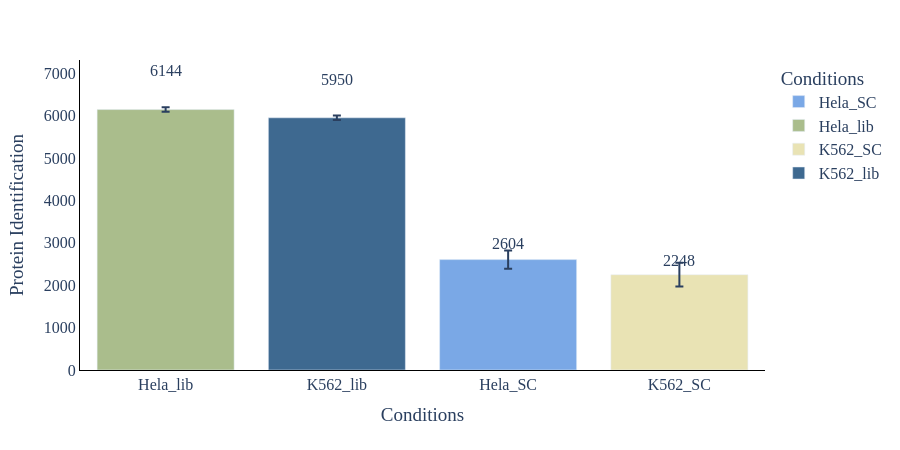

The notebook cell saved with this chart:
### Code cell
#ID plot(protein and peptides)
plot_options={
            "mean label": "True",
            "error bar": "ci95", #None, stdev, or ci95
            "X Title": "Conditions",
            "Y Title": "Protein Identification",
            "color": ["#7aa8e6","#AABD8C", "#E9E3B4", "#3E6990", "#C6878F", "#fac8d3","#F39B6D",
                  "orange", "brown", "gray", "olive", "violet"],
            "width": 900,
            "height": 450,
            "font": dict(size=16, family="Arial black"),
            "ID mode": "total",#grouped, total, MS2, grouped_stacked, stacked
            "Group By X": "Conditions", #ID_Mode does MS2 vs MBR
            "Group By Color": "Conditions",#ID_Mode does MS2 vs MBR
            "Group By Stack": "Conditions",#ID_Mode does MS2 vs MBR
        }
plot_options["plot_type"] = "1" # 1 is protein, 2 is peptide
figure ,_ ,_ =plotter.ID_plots(data_obj, plot_options, saved_settings)
figure.show()
colors_to_not_use = ["cyan", "black","red", "yellow","green","blue","indigo"]

### Figure 1 — Plotly figure (JSON) as saved in the notebook; plotly's stock layout.template omitted (floating-point values rounded to 4 significant figures)
{"data": [{"alignmentgroup": "True", "error_y": {"array": [214.8]}, "hovertemplate": "Conditions=%{x}<br>IDs=%{y}<extra></extra>", "legendgroup": "Hela_SC", "marker": {"color": "#7aa8e6", "pattern": {"shape": ""}}, "name": "Hela_SC", "offsetgroup": "Hela_SC", "orientation": "v", "showlegend": true, "textposition": "auto", "type": "bar", "x": ["Hela_SC"], "xaxis": "x", "y": [2604.0], "yaxis": "y"}, {"alignmentgroup": "True", "error_y": {"array": [51.77]}, "hovertemplate": "Conditions=%{x}<br>IDs=%{y}<extra></extra>", "legendgroup": "Hela_lib", "marker": {"color": "#AABD8C", "pattern": {"shape": ""}}, "name": "Hela_lib", "offsetgroup": "Hela_lib", "orientation": "v", "showlegend": true, "textposition": "auto", "type": "bar", "x": ["Hela_lib"], "xaxis": "x", "y": [6145.0], "yaxis": "y"}, {"alignmentgroup": "True", "error_y": {"array": [280.7]}, "hovertemplate": "Conditions=%{x}<br>IDs=%{y}<extra></extra>", "legendgroup": "K562_SC", "marker": {"color": "#E9E3B4", "pattern": {"shape": ""}}, "name": "K562_SC", "offsetgroup": "K562_SC", "orientation": "v", "showlegend": true, "textposition": "auto", "type": "bar", "x": ["K562_SC"], "xaxis": "x", "y": [2248.0], "yaxis": "y"}, {"alignmentgroup": "True", "error_y": {"array": [53.71]}, "hovertemplate": "Conditions=%{x}<br>IDs=%{y}<extra></extra>", "legendgroup": "K562_lib", "marker": {"color": "#3E6990", "pattern": {"shape": ""}}, "name": "K562_lib", "offsetgroup": "K562_lib", "orientation": "v", "showlegend": true, "textposition": "auto", "type": "bar", "x": ["K562_lib"], "xaxis": "x", "y": [5950.0], "yaxis": "y"}], "layout": {"annotations": [{"showarrow": false, "text": "2604", "x": "Hela_SC", "y": 2995.0}, {"showarrow": false, "text": "6144", "x": "Hela_lib", "y": 7067.0}, {"showarrow": false, "text": "2248", "x": "K562_SC", "y": 2585.0}, {"showarrow": false, "text": "5950", "x": "K562_lib", "y": 6843.0}], "barmode": "relative", "font": {"family": "Arial black", "size": 16}, "height": 450, "legend": {"title": {"text": "Conditions"}, "tracegroupgap": 0}, "margin": {"t": 60}, "paper_bgcolor": "rgba(255, 255, 255, 255)", "plot_bgcolor": "rgba(255, 255, 255, 255)", "width": 900, "xaxis": {"anchor": "y", "categoryarray": ["Hela_lib", "K562_lib", "Hela_SC", "K562_SC"], "categoryorder": "array", "domain": [0, 1], "linecolor": "black", "linewidth": 1, "showline": true, "title": {"text": "Conditions"}}, "yaxis": {"anchor": "x", "domain": [0, 1], "linecolor": "black", "linewidth": 1, "showline": true, "title": {"text": "Protein Identification"}}}}
